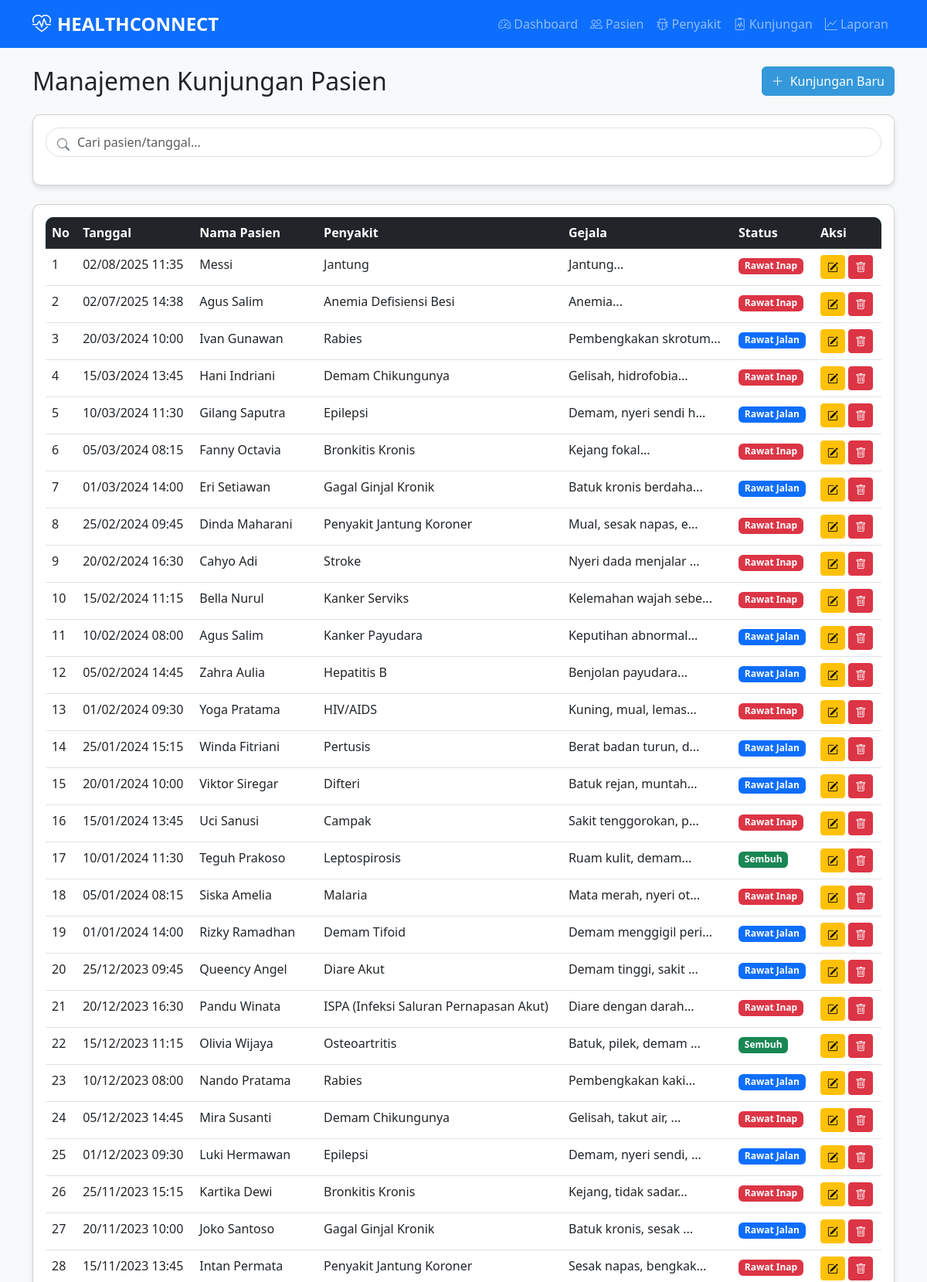
Screenshot of /sistem-kesehatan/sistem-kesehatan/pages/kunjungan.php (upper part) with the database file from the repository.
### tables this page shows
CREATE TABLE `kunjungan` (
  `id_kunjungan` int NOT NULL,
  `id_pasien` int NOT NULL,
  `id_penyakit` int NOT NULL,
  `tgl_kunjungan` datetime NOT NULL,
  `gejala` text NOT NULL,
  `tindakan` text NOT NULL,
  `status` enum('Rawat Jalan','Rawat Inap','Sembuh','Rujuk') NOT NULL
);

CREATE TABLE `pasien` (
  `id_pasien` int NOT NULL,
  `nik` varchar(20) NOT NULL,
  `nama` varchar(100) NOT NULL,
  `tgl_lahir` date NOT NULL,
  `gender` enum('Laki-laki','Perempuan') NOT NULL,
  `alamat` text NOT NULL,
  `no_telp` varchar(15) NOT NULL
);

CREATE TABLE `penyakit` (
  `id_penyakit` int NOT NULL,
  `nama` varchar(100) NOT NULL,
  `kategori` varchar(50) NOT NULL,
  `deskripsi` text
);

### sistem-kesehatan/sistem-kesehatan/pages/kunjungan.php (the view, shortened to what this page needs)
<?php
include '../includes/header2.php';
include '../config/database.php';
?>
<div class="position-fixed top-0 end-0 p-3" style="z-index: 11">
</div>
<div class="d-flex justify-content-between align-items-center mb-4">
    <h2 class="mb-0">Manajemen Kunjungan Pasien</h2>
    <button class="btn btn-primary" data-bs-toggle="modal" data-bs-target="#tambahKunjunganModal">
        <i class="bi bi-plus-lg me-1"></i> Kunjungan Baru
    </button>
</div>
<div class="card mb-4">
    <div class="card-body">
        <div class="search-box">
            <i class="bi bi-search"></i>
            <input type="text" class="form-control" id="searchKunjungan" placeholder="Cari pasien/tanggal...">
        </div>
    </div>
</div>
<div class="card">
    <div class="card-body">
        <div class="table-responsive">
            <table class="table table-hover" id="kunjunganTable">
                <thead class="table-dark">
                    <tr>
                        <th>No</th>
                        <th>Tanggal</th>
                        <th>Nama Pasien</th>
                        <th>Penyakit</th>
                        <th>Gejala</th>
                        <th>Status</th>
                        <th>Aksi</th>
                    </tr>
                </thead>
                <tbody>
                    <?php
                    $query = "SELECT k.*, p.nama as nama_pasien, py.nama as nama_penyakit
                              FROM Kunjungan k
                              JOIN Pasien p ON k.id_pasien = p.id_pasien
                              JOIN Penyakit py ON k.id_penyakit = py.id_penyakit
                              ORDER BY k.tgl_kunjungan DESC";
                    $result = $conn->query($query);
                    $no = 1;
                    while ($row = $result->fetch_assoc()) {
                        echo "<tr>
                            <td>$no</td>
                            <td>".date('d/m/Y H:i', strtotime($row['tgl_kunjungan']))."</td>
                            <td>$row[nama_pasien]</td>
                            <td>$row[nama_penyakit]</td>
                            <td>".substr($row['gejala'], 0, 20)."...</td>
                            <td><span class='badge bg-".getStatusColor($row['status'])."'>$row[status]</span></td>
                            <td>
                                <button class='btn btn-sm btn-warning edit-kunjungan' data-id='$row[id_kunjungan]'>
                                    <i class='bi bi-pencil-square'></i>
                                </button>
                                <button class='btn btn-sm btn-danger hapus-kunjungan' data-id='$row[id_kunjungan]'>
                                    <i class='bi bi-trash'></i>
                                </button>
                            </td>
                        </tr>";
                        $no++;
                    }
                    function getStatusColor($status) {
                        switch($status) {
                            case 'Rawat Inap': return 'danger';
                            case 'Sembuh': return 'success';
                            default: return 'primary';
                        }
                    }
                    ?>
                </tbody>
            </table>
        </div>
    </div>
</div>
<?php include '../includes/footer.php'; ?>

### sistem-kesehatan/sistem-kesehatan/assets/css/style.css (style rules this page uses)
:root { --primary-color: #2c3e50; --secondary-color: #3498db; --accent-color: #e74c3c; --light-color: #ecf0f1; --dark-color: #2c3e50; }
body { font-family: 'Segoe UI', Tahoma, Geneva, Verdana, sans-serif; background-color: #f8f9fa; }
.card { border-radius: 10px; box-shadow: 0 4px 6px rgba(0, 0, 0, 0.1); transition: transform 0.3s ease; margin-bottom: 20px; }
.btn-primary { background-color: var(--secondary-color); border-color: var(--secondary-color); }
.table-responsive { border-radius: 10px; overflow: hidden; }
.table thead { background-color: var(--secondary-color); color: white; }
.table th { font-weight: 600; }
.search-box { position: relative; margin-bottom: 20px; }
.search-box input { padding-left: 40px; border-radius: 20px; }
.search-box i { position: absolute; left: 15px; top: 10px; color: #6c757d; }

### rows the page displays
kunjungan: tgl_kunjungan "02/08/2025 11:35", id_pasien.nama "Messi", id_penyakit.nama "Jantung", gejala "Jantung", status "Rawat Inap"
kunjungan: tgl_kunjungan "02/07/2025 14:38", id_pasien.nama "Agus Salim", id_penyakit.nama "Anemia Defisiensi Besi", gejala "Anemia", status "Rawat Inap"
kunjungan: tgl_kunjungan "20/03/2024 10:00", id_pasien.nama "Ivan Gunawan", id_penyakit.nama "Rabies", gejala "Pembengkakan skrotum", status "Rawat Jalan"
kunjungan: tgl_kunjungan "15/03/2024 13:45", id_pasien.nama "Hani Indriani", id_penyakit.nama "Demam Chikungunya", gejala "Gelisah, hidrofobia", status "Rawat Inap"
kunjungan: tgl_kunjungan "10/03/2024 11:30", id_pasien.nama "Gilang Saputra", id_penyakit.nama "Epilepsi", gejala "Demam, nyeri sendi h", status "Rawat Jalan"
kunjungan: tgl_kunjungan "05/03/2024 08:15", id_pasien.nama "Fanny Octavia", id_penyakit.nama "Bronkitis Kronis", gejala "Kejang fokal", status "Rawat Inap"
kunjungan: tgl_kunjungan "01/03/2024 14:00", id_pasien.nama "Eri Setiawan", id_penyakit.nama "Gagal Ginjal Kronik", gejala "Batuk kronis berdaha", status "Rawat Jalan"
kunjungan: tgl_kunjungan "25/02/2024 09:45", id_pasien.nama "Dinda Maharani", id_penyakit.nama "Penyakit Jantung Koroner", gejala "Mual, sesak napas, e", status "Rawat Inap"
kunjungan: tgl_kunjungan "20/02/2024 16:30", id_pasien.nama "Cahyo Adi", id_penyakit.nama "Stroke", gejala "Nyeri dada menjalar", status "Rawat Inap"
kunjungan: tgl_kunjungan "15/02/2024 11:15", id_pasien.nama "Bella Nurul", id_penyakit.nama "Kanker Serviks", gejala "Kelemahan wajah sebe", status "Rawat Inap"
kunjungan: tgl_kunjungan "10/02/2024 08:00", id_pasien.nama "Agus Salim", id_penyakit.nama "Kanker Payudara", gejala "Keputihan abnormal", status "Rawat Jalan"
kunjungan: tgl_kunjungan "05/02/2024 14:45", id_pasien.nama "Zahra Aulia", id_penyakit.nama "Hepatitis B", gejala "Benjolan payudara", status "Rawat Jalan"
kunjungan: tgl_kunjungan "01/02/2024 09:30", id_pasien.nama "Yoga Pratama", id_penyakit.nama "HIV/AIDS", gejala "Kuning, mual, lemas", status "Rawat Inap"
kunjungan: tgl_kunjungan "25/01/2024 15:15", id_pasien.nama "Winda Fitriani", id_penyakit.nama "Pertusis", gejala "Berat badan turun, d", status "Rawat Jalan"
kunjungan: tgl_kunjungan "20/01/2024 10:00", id_pasien.nama "Viktor Siregar", id_penyakit.nama "Difteri", gejala "Batuk rejan, muntah", status "Rawat Jalan"
kunjungan: tgl_kunjungan "15/01/2024 13:45", id_pasien.nama "Uci Sanusi", id_penyakit.nama "Campak", gejala "Sakit tenggorokan, p", status "Rawat Inap"
kunjungan: tgl_kunjungan "10/01/2024 11:30", id_pasien.nama "Teguh Prakoso", id_penyakit.nama "Leptospirosis", gejala "Ruam kulit, demam", status "Sembuh"
kunjungan: tgl_kunjungan "05/01/2024 08:15", id_pasien.nama "Siska Amelia", id_penyakit.nama "Malaria", gejala "Mata merah, nyeri ot", status "Rawat Inap"
kunjungan: tgl_kunjungan "01/01/2024 14:00", id_pasien.nama "Rizky Ramadhan", id_penyakit.nama "Demam Tifoid", gejala "Demam menggigil peri", status "Rawat Jalan"
kunjungan: tgl_kunjungan "25/12/2023 09:45", id_pasien.nama "Queency Angel", id_penyakit.nama "Diare Akut", gejala "Demam tinggi, sakit", status "Rawat Jalan"
kunjungan: tgl_kunjungan "20/12/2023 16:30", id_pasien.nama "Pandu Winata", id_penyakit.nama "ISPA (Infeksi Saluran Pernapasan Akut)", gejala "Diare dengan darah", status "Rawat Inap"
kunjungan: tgl_kunjungan "15/12/2023 11:15", id_pasien.nama "Olivia Wijaya", id_penyakit.nama "Osteoartritis", gejala "Batuk, pilek, demam", status "Sembuh"
kunjungan: tgl_kunjungan "10/12/2023 08:00", id_pasien.nama "Nando Pratama", id_penyakit.nama "Rabies", gejala "Pembengkakan kaki", status "Rawat Jalan"
kunjungan: tgl_kunjungan "05/12/2023 14:45", id_pasien.nama "Mira Susanti", id_penyakit.nama "Demam Chikungunya", gejala "Gelisah, takut air,", status "Rawat Inap"
kunjungan: tgl_kunjungan "01/12/2023 09:30", id_pasien.nama "Luki Hermawan", id_penyakit.nama "Epilepsi", gejala "Demam, nyeri sendi,", status "Rawat Jalan"
kunjungan: tgl_kunjungan "25/11/2023 15:15", id_pasien.nama "Kartika Dewi", id_penyakit.nama "Bronkitis Kronis", gejala "Kejang, tidak sadar", status "Rawat Inap"
kunjungan: tgl_kunjungan "20/11/2023 10:00", id_pasien.nama "Joko Santoso", id_penyakit.nama "Gagal Ginjal Kronik", gejala "Batuk kronis, sesak", status "Rawat Jalan"
kunjungan: tgl_kunjungan "15/11/2023 13:45", id_pasien.nama "Intan Permata", id_penyakit.nama "Penyakit Jantung Koroner", gejala "Sesak napas, bengkak", status "Rawat Inap"
